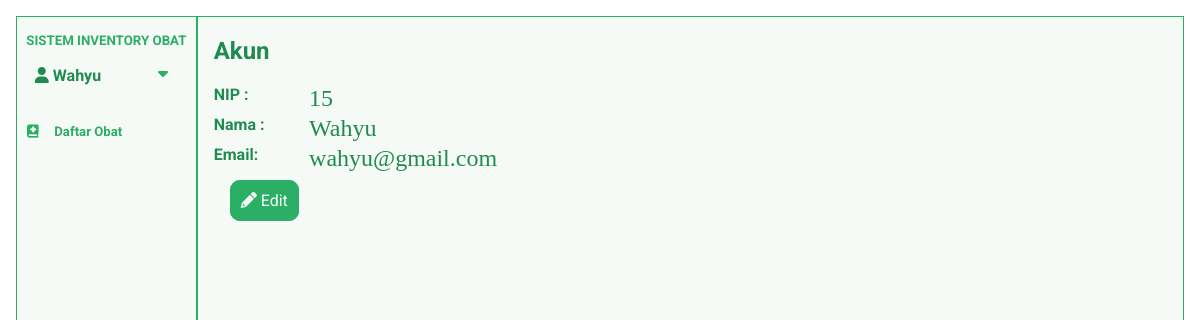
The page /pages/akun.php (signed in) on the database its author committed.
### tables this page shows
CREATE TABLE `pengguna` (
  `nip` int(11) NOT NULL,
  `nama_pengguna` varchar(50) NOT NULL,
  `email` varchar(50) NOT NULL,
  `password` varchar(100) NOT NULL,
  `role` int(11) NOT NULL
);

### pages/akun.php (the view, shortened to what this page needs)
<?php
include_once('../config.php');
$nip = $_SESSION['nip'];
$dataUser = mysqli_query($connection, "SELECT * FROM pengguna where nip=$nip")
?>
<!DOCTYPE html>
<html lang="en">
<head>
    <link rel="stylesheet" href="style/akun.css?v=<?php echo time() ?>">
</head>
<body>
    <div class="container">
        <?php
        include('../component/navigation.php')
        ?>
        <div class="content" onclick=closeAkun()>
            <h2>Akun</h2>
            <div class="fieldset">
                <?php
                while ($data_user = mysqli_fetch_array($dataUser)) {
                ?>
                    <div class="field
                ">
                        <h4>NIP :</h4>
                        <p><?php echo $data_user['nip'] ?> </p>
                    </div>
                    <div class="field">
                        <h4>Nama :</h4>
                        <p><?php echo $data_user['nama_pengguna'] ?> </p>
                    </div>
                    <div class="field">
                        <h4>Email: </h4>
                        <p><?php echo $data_user['email'] ?> </p>
                    </div>
                <?php
                } ?>
            </div>
            <div class="menu">
                <a href="../pages/ganti_nama_akun.php">
                    <i class='fa-solid fa-pencil'></i> Edit
                </a>
            </div>
        </div>
</body>
</html>

### component/navigation.php (shortened to what this page needs)
<?php
include_once('../config.php');
$nip = $_SESSION['nip'];
$user = mysqli_query($connection, "SELECT *FROM pengguna where nip=$nip");
while ($data_user = mysqli_fetch_array($user)) {
  $nama = $data_user['nama_pengguna'];
}
?>
<!DOCTYPE html>
<html lang="en">
<head>
  <link rel="stylesheet" href="https://cdnjs.cloudflare.com/ajax/libs/font-awesome/6.0.0/css/all.min.css" />
</head>
<body>
  <div class="navigation">
    <nav class="desktop">
      <div class="info-desktop">
        <div class="judul">
          <h5>SISTEM INVENTORY OBAT</h5>
        </div>
        <div id="info-desktop">
          <div class="user">
            <a href="../pages/akun.php" class="name-user">
              <i class="fa fa-user" title="akun"></i> <?php echo substr($nama, 0, 14)  ?>
            </a>
            <a id="showDesktopMenu" onclick=showLogoutMenuDesktop()> <i class="fas fa-caret-down"></i> </a>
          </div>
        </div>
        <ul>
          <li>
            <a href="../pages/daftar_obat.php?keyword=&halaman=1">
              <i class="fa-solid fa-book-medical"></i> Daftar Obat</a>
          </li>
        </ul>
    </nav>
  </div>
</body>
</html>

### pages/style/akun.css (style rules this page uses)
:root { --green: #2bae66ff; --darkGreen: rgb(33, 140, 81); --softWhite: rgb(245, 250, 247); --white: white; --fontHead: "Roboto", sans-serif; --fontColor: rgb(32, 139, 80); }
body { margin: 0; padding: 0; font-family: "Roboto", sans-serif; background-color: white; height: 100%; font-size: 100%; }
p { font-family: "Times New Roman", Times, serif; }
.container { margin: 1rem 1rem auto; display: flex; border: 1px solid var(--green); width: auto; height: 95vh; overflow: hidden; }
h5 { margin: 0; padding: 0; }
.navigation { display: flex; flex-direction: column; background-color: var(--softWhite); flex-grow: 1; width: 15vw; }
.info-desktop { background-color: var(--softWhite); text-align: center; position: sticky; top: 1rem; color: var(--green); font-weight: bolder; }
ul { margin: 20px 0; padding: 0; list-style: none; overflow: hidden; }
nav ul li { text-decoration: none; text-align: center; display: flex; flex-direction: column; width: 100%; height: 3rem; }
nav li a { text-decoration: none; line-height: 3rem; font-size: 1.1vw; text-align: left; padding: 0 10px; color: var(--green); }
nav ul li i { width: 1.5rem; }
.content { background-color: var(--softWhite); flex-grow: 1; border-left: 2px solid var(--green); width: 80vw; padding-bottom: 1rem; padding: 0 1rem 0rem 1rem; color: var(--fontColor); }
.content a { font-size: 3vh; text-decoration: none; color: var(--fontColor); }
.field { display: flex; margin-bottom: 0.2rem; width: 100%; }
h4 { padding: 0; margin: 0; width: 10%; }
.field p { margin: 0; padding: 0; font-size: 3vh; }
.menu { width: 100%; text-align: center; padding-top: 1rem; text-align: left; }
.menu a { margin: 0 1rem; border: 1px solid var(--green); background-color: var(--green); color: var(--softWhite); padding: 10px; font-size: 2vh; border-radius: 10px; }

### component/navigation.php (style rules this page uses)
#info-desktop { text-align: left; margin-top: 1rem; padding: 0 10%; }
#info-desktop a { text-decoration: none; }
.user { display: flex; flex-direction: row; justify-content: space-between; }
.name-user { line-height: 1rem; font-size: 1rem; color: var(--fontColor); line-height: 1.5rem; }
#showDesktopMenu, #closeDesktopMenu { padding: 0 10px; }
#showDesktopMenu { display: block; }

### rows shown on the page
pengguna: nama_pengguna "Wahyu", nip "15", email "wahyu@gmail.com"
